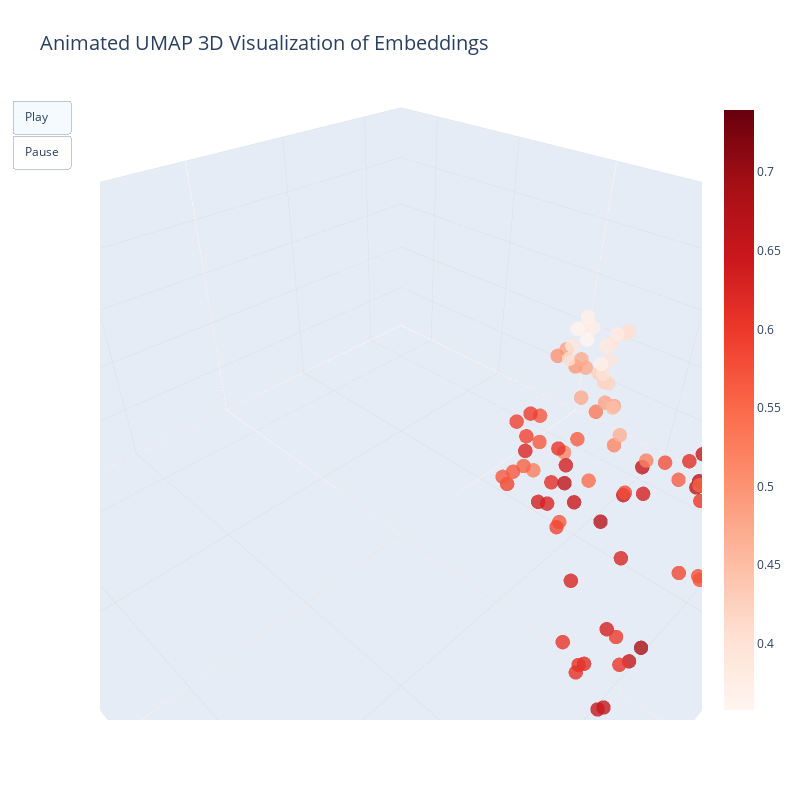

The code cell stored with this chart in its notebook:
### Code cell
import plotly.graph_objects as go
import numpy as np
import plotly.io as pio

# Normalize the embeddings to a range suitable for color mapping
normalized_embeddings = (embeddings_3d - embeddings_3d.min()) / (embeddings_3d.max() - embeddings_3d.min())

# Calculate a continuous color value for each point based on the normalized embeddings
color_values = np.mean(normalized_embeddings, axis=1)  # Using the mean of all three dimensions for color mapping

# Set fixed ranges for each axis
x_range = [-5, 5]  # Adjust these values based on your data
y_range = [-5, 5]
z_range = [0, 5]

# Create a 3D scatter plot using Plotly
fig = go.Figure(data=[go.Scatter3d(
    x=embeddings_3d[:, 0],
    y=embeddings_3d[:, 1],
    z=embeddings_3d[:, 2],
    mode='markers',
    marker=dict(
        size=5,
        color=color_values,
        colorscale='Reds',
        opacity=0.8,
        showscale=True
    ),
    hoverinfo='text',
    hovertext=[f'Point {i+1}' for i in range(len(embeddings_3d))]
)])

fig.update_layout(
    title=dict(text='Animated UMAP 3D Visualization of Embeddings', font=dict(size=20)),
    scene=dict(
        xaxis=dict(title='UMAP Dimension 1', tickfont=dict(size=12), gridcolor='lightgray', gridwidth=0.5, range=x_range),
        yaxis=dict(title='UMAP Dimension 2', tickfont=dict(size=12), gridcolor='lightgray', gridwidth=0.5, range=y_range),
        zaxis=dict(title='UMAP Dimension 3', tickfont=dict(size=12), gridcolor='lightgray', gridwidth=0.5, range=z_range),
        aspectmode='manual',  # Set aspect mode to manual
        aspectratio=dict(x=2, y=2, z=1)  # Set aspect ratio to maintain shape
    ),
    width=800,
    height=800
)

# Create the frames for animation
num_frames = 200
frames = []
for i in range(num_frames):
    threshold = i / num_frames
    visible = color_values >= threshold
    frame = go.Frame(data=[go.Scatter3d(
        x=embeddings_3d[visible, 0],
        y=embeddings_3d[visible, 1],
        z=embeddings_3d[visible, 2],
        mode='markers',
        marker=dict(
            size=5,
            color=color_values[visible],
            colorscale='Reds',
            opacity=0.8,
            showscale=True
        ),
        hoverinfo='text',
        hovertext=[f'Point {i+1}' for i in range(len(embeddings_3d[visible]))]
    )])
    frames.append(frame)

# Add frames to the figure
fig.frames = frames

# Set the animation settings
fig.update_layout(
    updatemenus=[dict(
        type="buttons",
        buttons=[
            dict(label="Play", method="animate", args=[None, {"frame": {"duration": 30}}]),
            dict(label="Pause", method="animate", args=[[None], {"frame": {"duration": 0, "redraw": False}, "mode": "immediate", "transition": {"duration": 0}}])
        ]
    )]
)

fig.show()

# Save the figure as an MP4 file
pio.write_html(fig, file='animated_umap_3d.html', auto_play=False)
pio.write_image(fig, file='animated_umap_3d.mp4', format='mp4', engine='kaleido')

### Figure 1 — Plotly figure (JSON) as saved in the notebook; plotly's stock layout.template omitted (floating-point values rounded to 4 significant figures)
{"data": [{"hoverinfo": "text", "hovertext": ["Point 1", "Point 2", "Point 3", "Point 4", "Point 5", "Point 6", "Point 7", "Point 8", "Point 9", "Point 10", "Point 11", "Point 12", "Point 13", "Point 14", "Point 15", "Point 16", "Point 17", "Point 18", "Point 19", "Point 20", "Point 21", "Point 22", "Point 23", "Point 24", "Point 25", "Point 26", "Point 27", "Point 28", "Point 29", "Point 30", "Point 31", "Point 32", "Point 33", "Point 34", "Point 35", "Point 36", "Point 37", "Point 38", "Point 39", "Point 40", "Point 41", "Point 42", "Point 43", "Point 44", "Point 45", "Point 46", "Point 47", "Point 48", "Point 49", "Point 50", "Point 51", "Point 52", "Point 53", "Point 54", "Point 55", "Point 56", "Point 57", "Point 58", "Point 59", "Point 60", "Point 61", "Point 62", "Point 63", "Point 64", "Point 65", "Point 66", "Point 67", "Point 68", "Point 69", "Point 70", "Point 71", "Point 72", "Point 73", "Point 74", "Point 75", "Point 76", "Point 77", "Point 78", "Point 79", "Point 80", "Point 81", "Point 82", "Point 83", "Point 84", "Point 85", "Point 86", "Point 87", "Point 88", "Point 89", "Point 90", "Point 91", "Point 92", "Point 93", "Point 94", "Point 95", "Point 96", "Point 97", "Point 98", "Point 99", "Point 100", "Point 101", "Point 102", "Point 103", "Point 104", "Point 105", "Point 106", "Point 107", "Point 108", "Point 109", "Point 110", "Point 111", "Point 112", "Point 113", "Point 114", "Point 115", "Point 116", "Point 117", "Point 118", "Point 119", "Point 120"], "marker": {"color": [0.6341, 0.5307, 0.5667, 0.6511, 0.6501, 0.6091, 0.7148, 0.4796, 0.5637, 0.5889, 0.5175, 0.6906, 0.6625, 0.5268, 0.6476, 0.5741, 0.6682, 0.3714, 0.5876, 0.5694, 0.3885, 0.6782, 0.6067, 0.5671, 0.5165, 0.6333, 0.5998, 0.5612, 0.6151, 0.5979, 0.5683, 0.7265, 0.482, 0.7396, 0.7202, 0.5554, 0.473, 0.6267, 0.6852, 0.6503, 0.5954, 0.5663, 0.4727, 0.5003, 0.5899, 0.6373, 0.6321, 0.5855, 0.6137, 0.5924, 0.5925, 0.6025, 0.4939, 0.6784, 0.4065, 0.575, 0.3931, 0.6498, 0.6055, 0.7383, 0.4093, 0.661, 0.6538, 0.6344, 0.5977, 0.5605, 0.3788, 0.6342, 0.3943, 0.5452, 0.6294, 0.6088, 0.6497, 0.6688, 0.6679, 0.5873, 0.5983, 0.6562, 0.4827, 0.7257, 0.5801, 0.7088, 0.3578, 0.6969, 0.5986, 0.6028, 0.5713, 0.5709, 0.624, 0.608, 0.5211, 0.3841, 0.4251, 0.6248, 0.5913, 0.652, 0.6159, 0.6969, 0.553, 0.4245, 0.5837, 0.6095, 0.58, 0.3699, 0.6535, 0.5983, 0.4216, 0.6561, 0.4039, 0.4645, 0.3616, 0.6027, 0.4484, 0.3722, 0.4717, 0.4047, 0.6148, 0.6473, 0.3823, 0.6662], "colorscale": [[0, "rgb(255,245,240)"], [0.125, "rgb(254,224,210)"], [0.25, "rgb(252,187,161)"], [0.375, "rgb(252,146,114)"], [0.5, "rgb(251,106,74)"], [0.625, "rgb(239,59,44)"], [0.75, "rgb(203,24,29)"], [0.875, "rgb(165,15,21)"], [1, "rgb(103,0,13)"]], "opacity": 0.8, "showscale": true, "size": 5}, "mode": "markers", "type": "scatter3d", "x": [0.8564, -0.1151, 1.055, 2.321, 0.8033, 0.8349, 1.868, -0.7837, 0.2881, 0.2721, 0.1751, 1.675, 1.119, 0.6069, 0.8833, 0.3495, 2.026, -2.488, 1.486, 0.7728, -1.959, 2.42, 1.19, 0.8629, -0.2754, 1.11, 0.6635, 0.5051, 1.939, 0.7757, 1.295, 1.653, -0.8205, 1.865, 1.559, 0.9606, -0.9389, 1.826, 2.24, 1.439, 0.5254, 1.177, -0.75, -0.4284, 1.18, 0.3001, 1.83, 0.5507, 1.445, 0.758, 0.1657, 0.07139, -0.6033, 1.497, -2.327, 0.1254, -2.195, 2.351, 1.908, 1.835, -1.6, 1.874, 0.4719, 1.511, 1.444, -0.08296, -2.291, 1.82, -2.295, 0.4199, 1.719, -0.03127, 0.9723, 2.427, 1.152, 1.31, 1.15, 1.296, -0.8724, 1.58, 0.6019, 1.599, -2.523, 2.189, 0.4903, 0.3825, 0.3628, 0.3142, 1.606, 1.913, -0.4083, -2.352, -1.613, 1.396, 1.203, 0.5462, 0.6285, 2.279, -0.313, -1.623, 0.5892, 1.976, 0.4383, -2.516, 2.026, 0.3895, -1.691, 0.5335, -1.914, -0.9982, -2.441, 1.583, -1.273, -2.345, -0.9587, -2.397, 0.4558, 1.734, -2.559, 1.849], "y": [5.533, 2.964, 3.385, 4.797, 4.506, 5.062, 5.865, 2.082, 5.294, 5.224, 2.815, 5.836, 4.634, 2.71, 5.023, 4.665, 5.016, 1.456, 2.982, 2.81, 1.47, 5.097, 3.321, 2.901, 3.18, 4.2, 5.24, 3.132, 4.374, 5.338, 2.785, 6.291, 2.697, 6.373, 6.277, 2.807, 2.297, 4.025, 4.935, 4.164, 5.586, 2.828, 2.405, 2.188, 2.939, 4.859, 4.462, 5.354, 3.45, 5.036, 4.83, 4.569, 2.345, 5.814, 2.054, 3.952, 1.958, 4.763, 4.104, 6.503, 1.66, 3.825, 4.966, 3.609, 4.415, 4.058, 1.409, 3.565, 1.892, 3.303, 3.6, 4.696, 4.765, 5.009, 4.651, 3.505, 2.936, 4.211, 2.795, 6.403, 3.811, 6.166, 1.37, 5.519, 5.001, 4.475, 5.37, 4.68, 3.225, 4.311, 3.537, 1.783, 2.128, 4.257, 2.821, 4.747, 5.498, 5.49, 4.208, 2.222, 4.544, 4.328, 5.457, 1.328, 4.8, 5.187, 2.255, 5.007, 2.038, 2.889, 1.234, 4.567, 2.588, 1.758, 2.207, 2.057, 4.295, 3.871, 1.813, 4.2], "z": [3.171, 3.902, 3.29, 2.905, 4.686, 2.985, 4.024, 4.064, 2.066, 2.836, 3.402, 3.586, 4.579, 3.329, 4.023, 2.917, 3.448, 3.452, 3.83, 4.221, 3.374, 3.244, 4.305, 3.975, 3.459, 4.229, 2.725, 3.944, 2.732, 2.463, 3.691, 4.129, 3.551, 4.191, 4.065, 3.654, 3.823, 3.509, 3.775, 4.398, 2.399, 3.715, 3.518, 4.166, 4.242, 4.49, 3.216, 2.336, 4.113, 2.635, 3.434, 4.062, 4.01, 3.456, 3.649, 3.879, 3.249, 2.873, 2.774, 4.055, 3.39, 4.594, 4.659, 4.452, 2.713, 3.587, 3.504, 4.18, 3.446, 3.423, 4.116, 4.21, 4.248, 3.068, 4.679, 3.474, 4.501, 4.656, 3.523, 4.07, 3.681, 3.827, 3.203, 3.56, 3.104, 3.852, 2.123, 2.848, 4.456, 2.628, 3.361, 3.334, 3.365, 3.655, 4.373, 4.756, 2.942, 3.501, 3.462, 3.264, 3.057, 2.59, 2.197, 3.568, 3.264, 3.013, 3.221, 4.619, 3.179, 3.06, 3.361, 2.557, 3.197, 3.028, 3.899, 3.666, 4.286, 4.316, 3.462, 4.385]}], "layout": {"height": 800, "scene": {"aspectmode": "manual", "aspectratio": {"x": 2, "y": 2, "z": 1}, "xaxis": {"gridcolor": "lightgray", "gridwidth": 0.5, "range": [-5, 5], "tickfont": {"size": 12}, "title": {"text": "UMAP Dimension 1"}}, "yaxis": {"gridcolor": "lightgray", "gridwidth": 0.5, "range": [-5, 5], "tickfont": {"size": 12}, "title": {"text": "UMAP Dimension 2"}}, "zaxis": {"gridcolor": "lightgray", "gridwidth": 0.5, "range": [0, 5], "tickfont": {"size": 12}, "title": {"text": "UMAP Dimension 3"}}}, "title": {"font": {"size": 20}, "text": "Animated UMAP 3D Visualization of Embeddings"}, "updatemenus": [{"buttons": [{"args": [null, {"frame": {"duration": 30}}], "label": "Play", "method": "animate"}, {"args": [[null], {"frame": {"duration": 0, "redraw": false}, "mode": "immediate", "transition": {"duration": 0}}], "label": "Pause", "method": "animate"}], "type": "buttons"}], "width": 800}}
